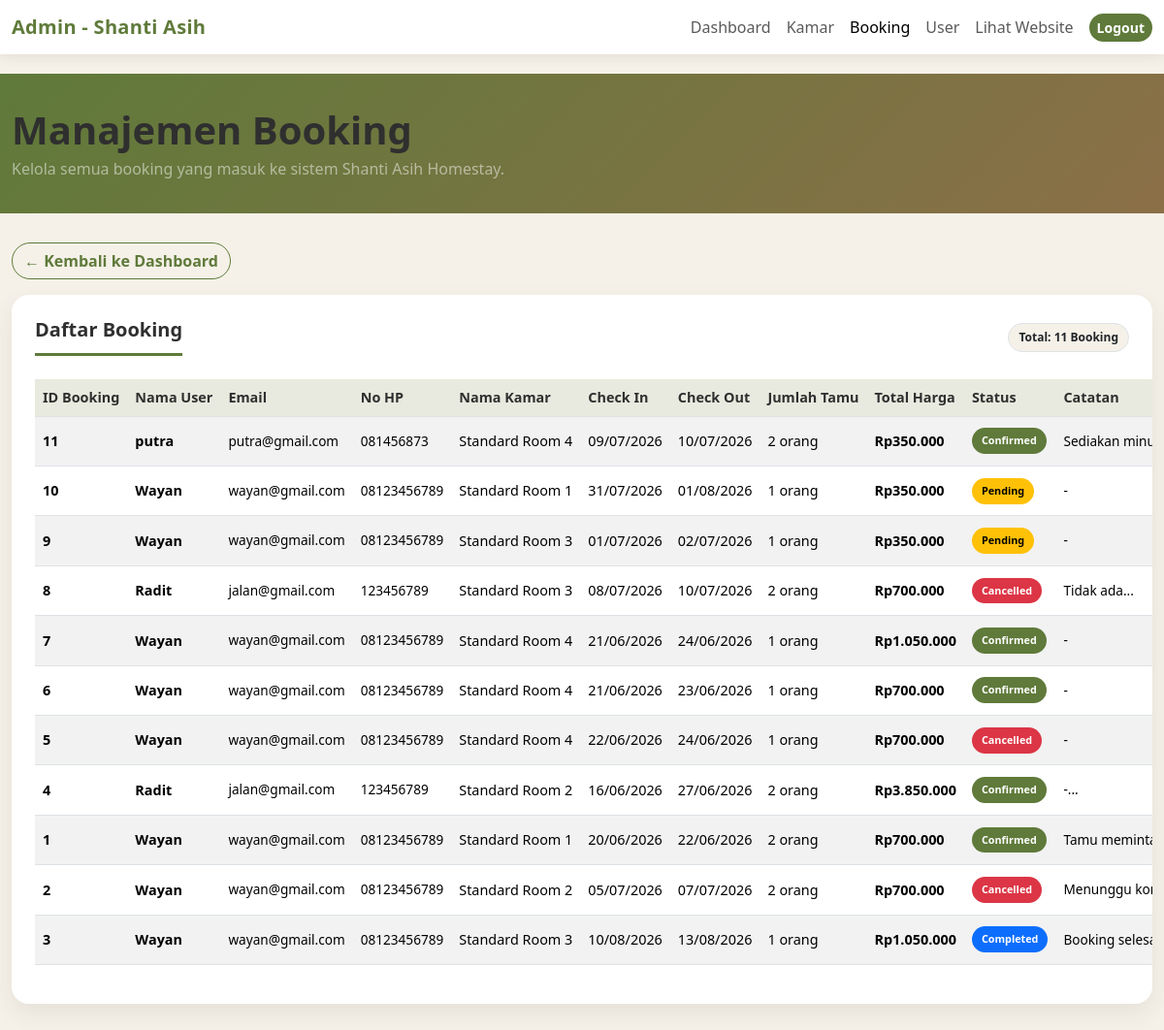
The app's page /admin/bookings/index.php (signed in) with its own data.
### tables this page shows
CREATE TABLE `bookings` (
  `id_booking` int(11) NOT NULL,
  `user_id` int(11) NOT NULL,
  `room_id` int(11) NOT NULL,
  `check_in` date NOT NULL,
  `check_out` date NOT NULL,
  `jumlah_tamu` int(11) NOT NULL,
  `total_harga` decimal(12,2) NOT NULL,
  `status` enum('pending','confirmed','cancelled','completed') DEFAULT 'pending',
  `catatan` text DEFAULT NULL,
  `created_at` timestamp NOT NULL DEFAULT current_timestamp()
);

CREATE TABLE `users` (
  `id` int(11) NOT NULL,
  `nama` varchar(100) NOT NULL,
  `email` varchar(100) NOT NULL,
  `password` varchar(255) NOT NULL,
  `no_hp` varchar(20) DEFAULT NULL,
  `role` enum('admin','user') DEFAULT 'user',
  `created_at` timestamp NOT NULL DEFAULT current_timestamp()
);

CREATE TABLE `rooms` (
  `id_room` int(11) NOT NULL,
  `nama_room` varchar(100) NOT NULL,
  `harga` decimal(12,2) NOT NULL,
  `kapasitas` int(11) NOT NULL,
  `deskripsi` text DEFAULT NULL,
  `status` enum('available','unavailable') DEFAULT 'available',
  `main_image` varchar(255) DEFAULT NULL,
  `created_at` timestamp NOT NULL DEFAULT current_timestamp()
);

### admin/bookings/index.php (the view, shortened to what this page needs)
<?php
include "../../config/koneksi.php";
$query = "SELECT
            b.id_booking,
            b.user_id,
            b.room_id,
            b.check_in,
            b.check_out,
            b.jumlah_tamu,
            b.total_harga,
            b.status,
            b.catatan,
            b.created_at,
            u.nama,
            u.email,
            u.no_hp,
            r.nama_room,
            r.harga
          FROM bookings b
          JOIN users u ON b.user_id = u.id
          JOIN rooms r ON b.room_id = r.id_room
          ORDER BY b.created_at DESC";
$result = mysqli_query($conn, $query);
$bookings = mysqli_fetch_all($result, MYSQLI_ASSOC);
?>
<!DOCTYPE html>
<html lang="id">
<head>
    <link href="https://cdn.jsdelivr.net/npm/bootstrap@5.3.3/dist/css/bootstrap.min.css" rel="stylesheet">
    <link rel="stylesheet" href="../../css/style.css">
</head>
<body>
    <nav class="navbar navbar-expand-lg bg-white fixed-top">
        <div class="container-fluid">
            <a class="navbar-brand fw-bold" href="../../admin/dashboard/index.php">
                Admin - Shanti Asih
            </a>
            <div class="collapse navbar-collapse" id="navbarNav">
                <ul class="navbar-nav ms-auto align-items-lg-center">
                    <li class="nav-item">
                        <a class="nav-link" href="../../admin/dashboard/index.php">Dashboard</a>
                    </li>
                    <li class="nav-item">
                        <a class="nav-link" href="../../admin/rooms/index.php">Kamar</a>
                    </li>
                    <li class="nav-item">
                        <a class="nav-link active" href="../../admin/bookings/index.php">Booking</a>
                    </li>
                    <li class="nav-item">
                        <a class="nav-link" href="../../admin/users/index.php">User</a>
                    </li>
                    <li class="nav-item">
                        <a class="nav-link" href="../../index.php" target="_blank">
                            Lihat Website
                        </a>
                    </li>
                    <li class="nav-item ms-lg-2">
                        <a href="../../logout.php" class="btn btn-sm btn-main">
                            Logout
                        </a>
                    </li>
                </ul>
            </div>
        </div>
    </nav>
    <section class="admin-header">
        <div class="container-fluid">
            <h1 class="mb-1">Manajemen Booking</h1>
            <p class="mb-0 text-white-50">Kelola semua booking yang masuk ke sistem Shanti Asih Homestay.</p>
        </div>
    </section>
    <div class="container-fluid pb-5">
        <div class="mb-3">
            <a href="../../admin/dashboard/index.php" class="btn btn-outline-main">
                &larr; Kembali ke Dashboard
            </a>
        </div>
        <div class="table-container">
            <div class="d-flex flex-wrap justify-content-between align-items-center gap-2 mb-4">
                <h5 class="fw-bold section-title mb-0">
                    Daftar Booking
                </h5>
                <span class="badge bg-light text-dark border">
                    Total: <?php echo count($bookings); ?> booking
                </span>
            </div>
            <?php if (count($bookings) > 0): ?>
                <table class="table table-striped table-hover align-middle">
                    <thead>
                        <tr>
                            <th>ID Booking</th>
                            <th>Nama User</th>
                            <th>Email</th>
                            <th>No HP</th>
                            <th>Nama Kamar</th>
                            <th>Check In</th>
                            <th>Check Out</th>
                            <th>Jumlah Tamu</th>
                            <th>Total Harga</th>
                            <th>Status</th>
                            <th>Catatan</th>
                        </tr>
                    </thead>
                    <tbody>
                        <?php foreach ($bookings as $booking): ?>
                            <?php
                                $badge_class = '';
                                switch ($booking['status']) {
                                    case 'pending':
                                        $badge_class = 'badge-pending';
                                        break;
                                    case 'confirmed':
                                        $badge_class = 'badge-confirmed';
                                        break;
                                    case 'cancelled':
                                        $badge_class = 'badge-cancelled';
                                        break;
                                    case 'completed':
                                        $badge_class = 'badge-completed';
                                        break;
                                }
                                $harga_rupiah = "Rp" . number_format($booking['total_harga'], 0, ',', '.');
                                $catatan = !empty($booking['catatan'])
                                    ? substr(htmlspecialchars($booking['catatan']), 0, 30) . '...'
                                    : '-';
                            ?>
                            <tr>
                                <td><strong><?php echo htmlspecialchars($booking['id_booking']); ?></strong></td>
                                <td class="fw-semibold"><?php echo htmlspecialchars($booking['nama']); ?></td>
                                <td class="text-muted-small"><?php echo htmlspecialchars($booking['email']); ?></td>
                                <td class="text-muted-small"><?php echo htmlspecialchars($booking['no_hp']); ?></td>
                                <td><?php echo htmlspecialchars($booking['nama_room']); ?></td>
                                <td><?php echo htmlspecialchars(date('d/m/Y', strtotime($booking['check_in']))); ?></td>
                                <td><?php echo htmlspecialchars(date('d/m/Y', strtotime($booking['check_out']))); ?></td>
                                <td><?php echo htmlspecialchars($booking['jumlah_tamu']); ?> orang</td>
                                <td><strong><?php echo $harga_rupiah; ?></strong></td>
                                <td>
                                    <span class="badge <?php echo $badge_class; ?>">
                                        <?php echo ucfirst(htmlspecialchars($booking['status'])); ?>
                                    </span>
                                </td>
                                <td class="text-muted-small"><?php echo $catatan; ?></td>
                            </tr>
                        <?php endforeach; ?>
                    </tbody>
                </table>
            <?php else: ?>
                <div class="empty-message">
                    Belum ada booking yang masuk.
                </div>
            <?php endif; ?>
        </div>
    </div>
</body>
</html>

### css/style.css (style rules this page uses)
:root { --primary-dark: #2f2f2f; --accent-green: #5f7a3a; --accent-green-dark: #4f6530; --accent-brown: #8b6f47; --accent-beige: #f5f1e8; --white: #ffffff; }
body { padding-top: 70px; font-family: "Segoe UI", Tahoma, Geneva, Verdana, sans-serif; background-color: var(--white); color: var(--primary-dark); }
.navbar { backdrop-filter: blur(10px); }
.navbar-brand { letter-spacing: 0.3px; font-weight: 700; }
.nav-link { font-weight: 500; transition: 0.25s; }
.bg-light { background-color: var(--accent-beige) !important; }
section h1, section h2, section h3 { color: var(--primary-dark); font-weight: 700; }
.btn { border-radius: 999px; transition: 0.25s ease; }
.btn-main { background-color: var(--accent-green); color: white; border: none; }

### admin/bookings/index.php (style rules this page uses)
:root { --primary-green: #5f7a3a; --primary-green-dark: #4f6530; --warm-brown: #8b6f47; --cream-bg: #f5f1e8; --text-dark: #2f2f2f; --muted-text: #6c757d; }
body { padding-top: 76px; background-color: var(--cream-bg); color: var(--text-dark); }
.navbar { box-shadow: 0 2px 12px rgba(47, 47, 47, 0.1); }
.navbar-brand { color: var(--primary-green) !important; }
.admin-header { background: linear-gradient(135deg, var(--primary-green) 0%, var(--warm-brown) 100%); color: white; padding: 34px 0; margin-bottom: 30px; }
.admin-header h1 { font-weight: 800; }
.table-container { background: white; border-radius: 18px; padding: 24px; box-shadow: 0 10px 24px rgba(47, 47, 47, 0.08); overflow-x: auto; }
.section-title { color: var(--text-dark); padding-bottom: 12px; border-bottom: 3px solid var(--primary-green); }
.badge { padding: 8px 10px; border-radius: 999px; text-transform: capitalize; }
.badge-pending { background-color: #ffc107; color: #000; }
.badge-confirmed { background-color: #5f7a3a; }
.badge-cancelled { background-color: #dc3545; }
.badge-completed { background-color: #0d6efd; }
.btn-main { background-color: var(--primary-green); border-color: var(--primary-green); color: #ffffff; border-radius: 999px; font-weight: 600; }
.btn-outline-main { border: 1px solid var(--primary-green); color: var(--primary-green); border-radius: 999px; font-weight: 600; }
.table { font-size: 0.9rem; }
.table thead th { background-color: #e8eadf; color: var(--text-dark); white-space: nowrap; }
.table tbody td { vertical-align: middle; white-space: nowrap; }
.text-muted-small { font-size: 0.85rem; color: var(--muted-text); }

### records on screen
bookings: id_booking "11", user.nama "putra", user.email "putra@gmail.com", user.no_hp "081456873", room.nama_room "Standard Room 4", check_in "09/07/2026", check_out "10/07/2026", jumlah_tamu "2", total_harga "Rp350.000", status "Confirmed", catatan "Sediakan…"
bookings: id_booking "10", user.nama "Wayan", user.email "wayan@gmail.com", user.no_hp "08123456789", room.nama_room "Standard Room 1", check_in "31/07/2026", check_out "01/08/2026", jumlah_tamu "1", total_harga "Rp350.000", status "Pending", catatan "-"
bookings: id_booking "9", user.nama "Wayan", user.email "wayan@gmail.com", user.no_hp "08123456789", room.nama_room "Standard Room 3", check_in "01/07/2026", check_out "02/07/2026", jumlah_tamu "1", total_harga "Rp350.000", status "Pending", catatan "-"
bookings: id_booking "8", user.nama "Radit", user.email "jalan@gmail.com", user.no_hp "123456789", room.nama_room "Standard Room 3", check_in "08/07/2026", check_out "10/07/2026", jumlah_tamu "2", total_harga "Rp700.000", status "Cancelled", catatan "Tidak ada..."
bookings: id_booking "7", user.nama "Wayan", user.email "wayan@gmail.com", user.no_hp "08123456789", room.nama_room "Standard Room 4", check_in "21/06/2026", check_out "24/06/2026", jumlah_tamu "1", total_harga "Rp1.050.000", status "Confirmed", catatan "-"
bookings: id_booking "6", user.nama "Wayan", user.email "wayan@gmail.com", user.no_hp "08123456789", room.nama_room "Standard Room 4", check_in "21/06/2026", check_out "23/06/2026", jumlah_tamu "1", total_harga "Rp700.000", status "Confirmed", catatan "-"
bookings: id_booking "5", user.nama "Wayan", user.email "wayan@gmail.com", user.no_hp "08123456789", room.nama_room "Standard Room 4", check_in "22/06/2026", check_out "24/06/2026", jumlah_tamu "1", total_harga "Rp700.000", status "Cancelled", catatan "-"
bookings: id_booking "4", user.nama "Radit", user.email "jalan@gmail.com", user.no_hp "123456789", room.nama_room "Standard Room 2", check_in "16/06/2026", check_out "27/06/2026", jumlah_tamu "2", total_harga "Rp3.850.000", status "Confirmed", catatan "-..."
bookings: id_booking "1", user.nama "Wayan", user.email "wayan@gmail.com", user.no_hp "08123456789", room.nama_room "Standard Room 1", check_in "20/06/2026", check_out "22/06/2026", jumlah_tamu "2", total_harga "Rp700.000", status "Confirmed", catatan "Tamu…"
bookings: id_booking "2", user.nama "Wayan", user.email "wayan@gmail.com", user.no_hp "08123456789", room.nama_room "Standard Room 2", check_in "05/07/2026", check_out "07/07/2026", jumlah_tamu "2", total_harga "Rp700.000", status "Cancelled", catatan "Menunggu…"
bookings: id_booking "3", user.nama "Wayan", user.email "wayan@gmail.com", user.no_hp "08123456789", room.nama_room "Standard Room 3", check_in "10/08/2026", check_out "13/08/2026", jumlah_tamu "1", total_harga "Rp1.050.000", status "Completed", catatan "Booking…"

### other values on screen
count($bookings) "11"
